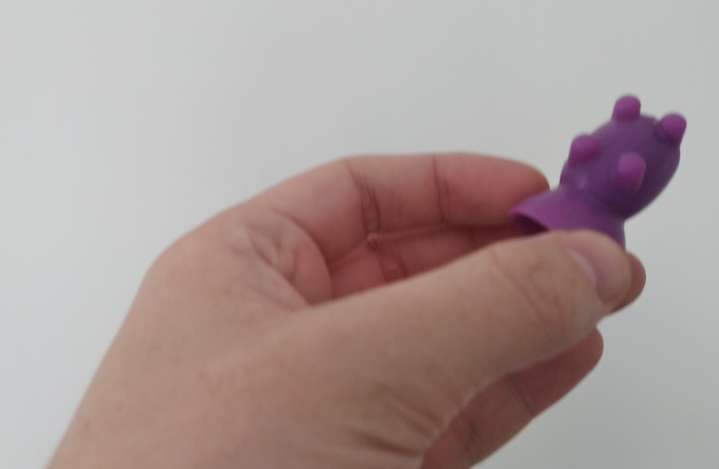
#> input picture Modulo II - Ferramentas/5_opencv/assets/pork_frame.png, 1438 x 937 px, found by its file name (shown at 1/2 size)
$ python 09_segmentacao.py
#> lines starting #> are read from the running program, lines starting #| are printed output that depends on the picture; after the words box and inside, x2 and y2 are one past the last pixel; in counts of white or black regions, pixels touching at a corner belong together
import cv2
import numpy as np

def handle_bar(v):
    pass

# Carregando imagens
img_rgb = cv2.imread("5_opencv/assets/pork_frame.png")
#> img_rgb is the input picture: shape (937, 1438, 3); mean B, G, R 151.6, 154.2, 170.3
img_rgb = cv2.resize(img_rgb, None, fx=0.5, fy=0.5)
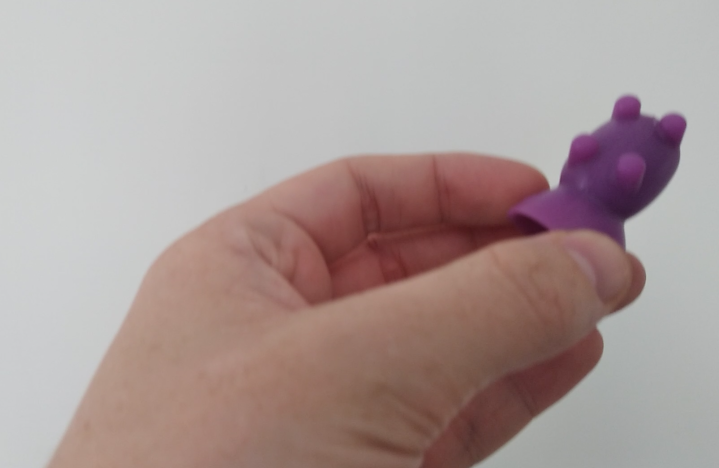
#> img_rgb: shape (468, 719, 3); mean B, G, R 151.7, 154.3, 170.4
img_hsv = cv2.cvtColor(img_rgb, cv2.COLOR_BGR2HSV)
#> img_hsv: shape (468, 719, 3); mean H, S, V 45.1, 41, 171.5

# Criando uma janela chamada Track Bars (é importante manter o mesmo nome)
cv2.namedWindow("Track Bars")

# Criando uma track bar propiamente dita
cv2.createTrackbar("Hue Min.", # Nome da track bar
                   "Track Bars", # Qual janela que vai ser colocada (tem que ser o mesmo nome que criamos)
                   131, # Valor minimo que vai aparecer na barra
                   179, # Valor maximo que vai aparecer na barra
                   handle_bar # call back function pra controlar a barra
                  )

# Repetindo o processo para todos os canais
cv2.createTrackbar("Hue Max.", "Track Bars", 159, 179, handle_bar)
cv2.createTrackbar("Sat. Min.", "Track Bars", 0, 255, handle_bar)
cv2.createTrackbar("Sat. Max.", "Track Bars", 255, 255, handle_bar)
cv2.createTrackbar("Val. Min.", "Track Bars", 0, 255, handle_bar)
cv2.createTrackbar("Val. Max.", "Track Bars", 168, 255, handle_bar)

while True:

    # Pegando os valores de cada uma das barras
    h_min = cv2.getTrackbarPos("Hue Min.", "Track Bars")
    h_max = cv2.getTrackbarPos("Hue Max.", "Track Bars")
    s_min = cv2.getTrackbarPos("Sat. Min.", "Track Bars")
    s_max = cv2.getTrackbarPos("Sat. Max.", "Track Bars")
    v_min = cv2.getTrackbarPos("Val. Min.", "Track Bars")
    v_max = cv2.getTrackbarPos("Val. Max.", "Track Bars")

    print("-" * 50)
    print(f"Hue: [{h_min}, {h_max}]\nVal: [{s_min}, {s_max}]\nSat: [{v_min}, {v_max}]")
    print("-" * 50)

    # Criando uma mascara para funcionar como segmentação
    lower = np.array([h_min, s_min, v_min])
    upper = np.array([h_max, s_max, v_max])
    mask = cv2.inRange(img_hsv, lower, upper)
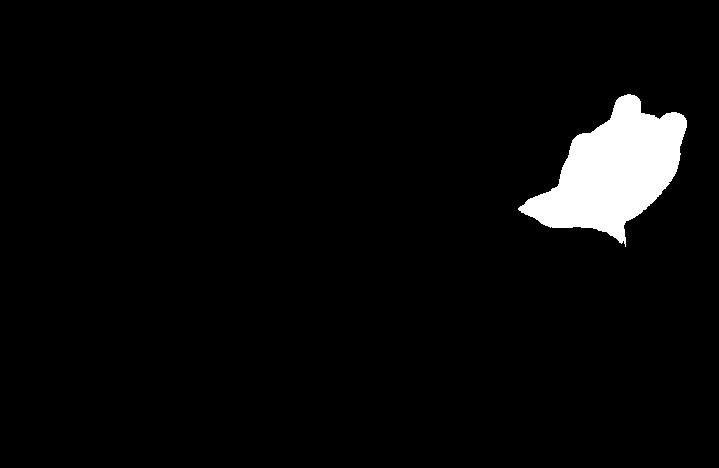
#> mask: shape (468, 719); 3.8% white; 1 white region, box (x1, y1, x2, y2) and area: (518, 94, 687, 247) 12903

    cv2.imshow("RGB", img_rgb)
    cv2.imshow("HSV", img_hsv)
    cv2.imshow("Track Bars", mask)

    if cv2.waitKey(10) & 0xFF == ord('q'):
#> (key q is pressed here)
        break
